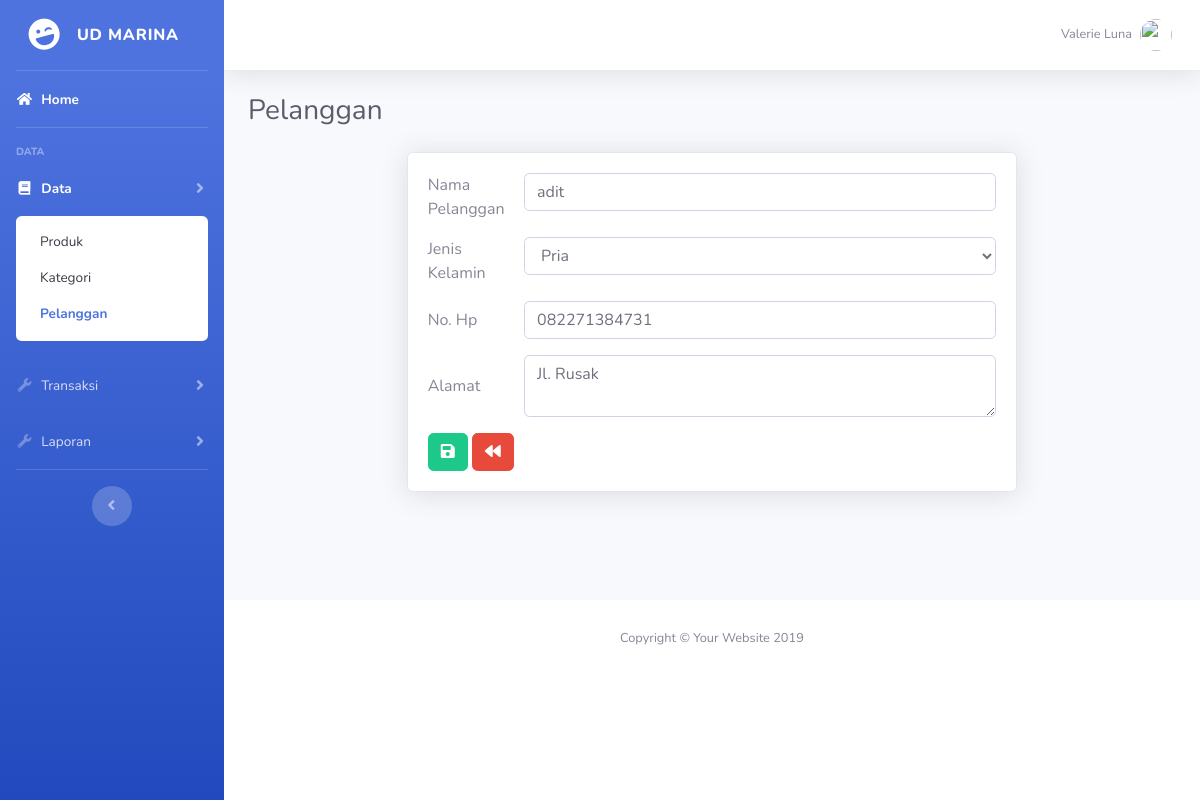
Page /admin/index.php?page=pelanggan&act=edit&idp=9 on the committed database.
### tables this page shows
CREATE TABLE IF NOT EXISTS `tbpelanggan` (
  `id` int(10) NOT NULL,
  `nama` varchar(100) NOT NULL,
  `kelamin` varchar(100) NOT NULL,
  `alamat` text NOT NULL,
  `phone` varchar(50) NOT NULL
);

### admin/page/pelanggan/add_pelanggan.php (the view, shortened to what this page needs)
<?php
$act = $_GET['act'];
if($act=='edit'){
	$id = $_GET['idp'];
	$sql = mysql_query("SELECT * FROM tbpelanggan WHERE id='$id'");
	$dt = mysql_fetch_array($sql);
	$aksi = 'edit';
} else {
	$aksi = 'add';
}
?>
<div class="col-md-8 offset-md-2">
	<div class="card shadow">
		<div class="card-body">
			<form method="POST" action="?page=pelanggan&act=proses&aksi=<?= $aksi;?>" enctype="multipart/form-data">
				<div class="form-group form-row">
					<label class="col-md-2 my-auto">Nama Pelanggan</label>
					<div class="col-md-10">
						<input type="text" name="nama" class="form-control" value="<?= @$dt['nama'];?>">
					</div>
				</div>
				<div class="form-group form-row">
					<label class="col-md-2 my-auto">Jenis Kelamin</label>
					<div class="col-md-10">
						<select class="form-control" name="jk">
							<option value="p" <?= $dt['kelamin']=='p' ? 'selected' : '';?>>Pria</option>
						</select>
					</div>
				</div>
				<div class="form-group form-row">
					<label class="col-md-2 my-auto">No. Hp</label>
					<div class="col-md-10">
						<input type="text" name="hp" class="form-control" value="<?= @$dt['phone'];?>">
					</div>
				</div>
				<div class="form-group form-row">
					<label class="col-md-2 my-auto">Alamat</label>
					<div class="col-md-10">
						<textarea class="form-control" row="3" name="alamat"><?= $dt['alamat'];?></textarea>
					</div>
				</div>
				<button type="submit" name="simpan" class="btn btn-success"><i class="fa fa-save"></i></button>
				<a href="?page=pelanggan" class="btn btn-danger"><i class="fa fa-backward"></i></a>
			</form>
		</div>
	</div>
</div>

### rows in the picture
tbpelanggan: nama "adit", jk "Pria", hp "082271384731", alamat "Jl. Rusak"

### other values in the picture
$judul "Pelanggan"
